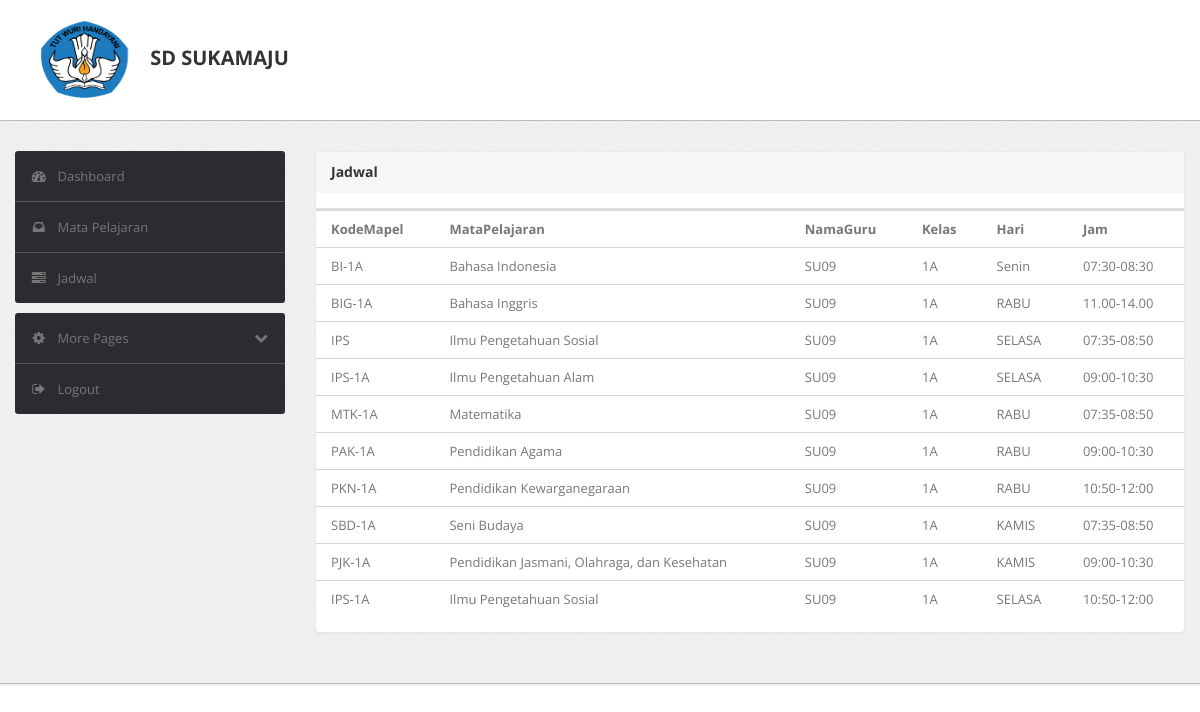
The app's page /murid/jadwal.php (signed in) with its own data.
### tables this page shows
CREATE TABLE `matapelajaran` (
  `id` int(11) NOT NULL,
  `KodeMapel` varchar(15) NOT NULL,
  `MataPelajaran` varchar(50) NOT NULL,
  `NamaGuru` varchar(50) NOT NULL,
  `Kelas` varchar(15) DEFAULT NULL,
  `Hari` varchar(7) NOT NULL,
  `Jam` varchar(13) NOT NULL
);

### murid/jadwal.php (the view, shortened to what this page needs)
<?php
require '../fungsi.php';
$datauser = $_SESSION["user"];
$kelas = $datauser["Kelas"];
$result = mysqli_query($koneksi, "SELECT * FROM matapelajaran WHERE Kelas = '$kelas' ");
?>
<!DOCTYPE html>
<html lang="en">
<head>
    <head>
        <link type="text/css" href="bootstrap/css/bootstrap.min.css" rel="stylesheet">
        <link type="text/css" href="bootstrap/css/bootstrap-responsive.min.css" rel="stylesheet">
        <link type="text/css" href="css/theme.css" rel="stylesheet">
        <link type="text/css" href="images/icons/css/font-awesome.css" rel="stylesheet">
    </head>
    <body>
        <div class="navbar navbar-fixed-top">
            <div class="navbar-inner">
                <div class="container">
                        <a class="brand" href="index.html"><img src="logo.png" style="width:130px;height:80px;">                  SD SUKAMAJU </a>
                </div>
            </div>
        </div>
        <div class="wrapper">
            <div class="container">
                <div class="row">
                    <div class="span3">
                        <div class="sidebar">
                            <ul class="widget widget-menu unstyled">
                                <li class="active"><a href="dashboardmurid.php"><i class="menu-icon icon-dashboard"></i>Dashboard
                                </a></li>
                                <li><a href="matapelajaran.php"><i class="menu-icon icon-inbox"></i>Mata Pelajaran</a></li>
                                <li><a href="jadwal.php"><i class="menu-icon icon-tasks"></i>Jadwal</a></li>
                            </ul>
                            <ul class="widget widget-menu unstyled">
                                <li><a class="collapsed" data-toggle="collapse" href="#togglePages"><i class="menu-icon icon-cog">
                                </i><i class="icon-chevron-down pull-right"></i>More Pages </a>
                                </li>
                                <li><a href="../logout.php"><i class="menu-icon icon-signout"></i>Logout </a></li>
                            </ul>
                        </div>
                    </div>
                    <div class="span9">
                        <div class="content">
                            <div class="module">
                                <div class="module-head">
                                    <h3>
                                        Jadwal</h3>
                                </div>
                                <div class="module-body table">
                                    <table cellpadding="0" cellspacing="0" border="0" class="datatable-1 table table-bordered table-striped	 display"
                                        width="100%">
                                        <table class="table">
                                <thead class="thead-dark">
                                    <thead class="thead-dark">
                                    <tr>
                                        <th>KodeMapel</th>
                                        <th>MataPelajaran</th>
                                        <th>NamaGuru</th>
                                        <th>Kelas</th>
                                        <th>Hari</th>
                                        <th>Jam</th>
                                    </tr>
                                    <?php while( $jdwal = mysqli_fetch_assoc($result) ) : ?>
                                     <tr>
                                        <td><?= $jdwal["KodeMapel"]?></td>
                                        <td><?= $jdwal["MataPelajaran"]?></td>
                                        <td><?= $jdwal["NamaGuru"]?></td>
                                        <td><?= $jdwal["Kelas"]?></td>
                                        <td><?= $jdwal["Hari"]?></td>
                                        <td><?= $jdwal["Jam"]?></td>
                                     </tr>
                            <?php endwhile;?>
                                </table>
                                </div>
                            </div>
                        </div>
                    </div>
                </div>
            </div>
        </div>
        <div class="footer">
        </div>
    </body>

### murid/css/theme.css (style rules this page uses)
body { font-size: 13px; font-family: 'Open Sans', Arial, sans-serif; background: #fff; color: #777 }
h1, h2, h3, h4, h5, h6 { color: #333; margin-top: 0 }
h3 { font-size: 20px }
.wrapper { background: url(../images/bg.png) #eee; border-bottom: 1px solid #bbb; -webkit-box-shadow: 0 1px 2px rgba(0,0,0,0.1); -moz-box-shadow: 0 1px 2px rgba(0,0,0,0.1); box-shadow: 0 1px 2px rgba(0,0,0,0.1); padding: 30px 0 }
.footer { color: #999; padding: 30px 0 60px }
body [class^="icon-"], body [class*=" icon-"] { font-size: 14px; line-height: 20px; height: 20px }
.module { background: #fff; -webkit-border-radius: 3px; -moz-border-radius: 3px; border-radius: 3px; border: 1px solid #ccc; border-bottom-color: #bbb; -webkit-box-shadow: 0 0 1px rgba(0,0,0,0.2); -moz-box-shadow: 0 0 1px rgba(0,0,0,0.2); box-shadow: 0 0 1px rgba(0,0,0,0.2); margin-bottom: 30px }
.navbar { position: static!important; margin: 0!important }
.navbar .navbar-inner { background: #fff; border-bottom: 1px solid #bbb; -webkit-box-shadow: 0 1px 2px rgba(0,0,0,0.15); -moz-box-shadow: 0 1px 2px rgba(0,0,0,0.15); box-shadow: 0 1px 2px rgba(0,0,0,0.15) }
.navbar .brand { color: #333; font-weight: bold; font-size: 20px; margin-right: 20px; padding: 20px }
.table { margin-bottom: 0 }
.table th, .table td { border-color: #d5d5d5!important }
.widget-menu { background: #fff; -webkit-border-radius: 3px; -moz-border-radius: 3px; border-radius: 3px; overflow: hidden }
.widget-menu a { color: #555; display: block; line-height: 20px; padding: 15px; text-decoration: none!important }
.widget-menu .menu-icon { margin-right: 10px; color: #767676; -webkit-transition: all .2s ease-in-out; -moz-transition: all .2s ease-in-out; transition: all .2s ease-in-out; }
.widget-menu>li+li { border-top: 1px solid #555 }
.widget-menu>li>a { background-color: #2d2b32; color: #767676; -webkit-transition: all .2s ease-in-out; -moz-transition: all .2s ease-in-out; transition: all .2s ease-in-out; }
.widget-menu>li>a .icon-chevron-down { display: none }
.widget-menu>li>a.collapsed .icon-chevron-down { display: block }
.module { box-shadow: 0 0 3px rgba(0,0,0,.1); border-color: #e9e9e9; margin-bottom: 20px; background-color: #fff; border-radius: 4px; -webkit-box-shadow: 0 1px 1px rgba(0,0,0,.05); box-shadow: 0 1px 1px rgba(0,0,0,.05); }
.module-head { color: #767676; background-color: #f6f6f6; border-color: #e9e9e9; padding: 10px 15px; border-bottom: 1px solid transparent; border-top-right-radius: 3px; border-top-left-radius: 3px; }
.module-head h3 { font-size: 14px; line-height: 20px; height: 20px; margin: 0 }
.module-body { padding: 15px }
.module-body.table { padding: 15px 0 }
.module-body.table .table th, .module-body.table .table td { padding-left: 15px; padding-right: 15px }

### records on screen
matapelajaran: KodeMapel "BI-1A", MataPelajaran "Bahasa Indonesia", NamaGuru "SU09", Kelas "1A", Hari "Senin", Jam "07:30-08:30"
matapelajaran: KodeMapel "BIG-1A", MataPelajaran "Bahasa Inggris", NamaGuru "SU09", Kelas "1A", Hari "RABU", Jam "11.00-14.00"
matapelajaran: KodeMapel "IPS", MataPelajaran "Ilmu Pengetahuan Sosial", NamaGuru "SU09", Kelas "1A", Hari "SELASA", Jam "07:35-08:50"
matapelajaran: KodeMapel "IPS-1A", MataPelajaran "Ilmu Pengetahuan Alam", NamaGuru "SU09", Kelas "1A", Hari "SELASA", Jam "09:00-10:30"
matapelajaran: KodeMapel "MTK-1A", MataPelajaran "Matematika", NamaGuru "SU09", Kelas "1A", Hari "RABU", Jam "07:35-08:50"
matapelajaran: KodeMapel "PAK-1A", MataPelajaran "Pendidikan Agama", NamaGuru "SU09", Kelas "1A", Hari "RABU", Jam "09:00-10:30"
matapelajaran: KodeMapel "PKN-1A", MataPelajaran "Pendidikan Kewarganegaraan", NamaGuru "SU09", Kelas "1A", Hari "RABU", Jam "10:50-12:00"
matapelajaran: KodeMapel "SBD-1A", MataPelajaran "Seni Budaya", NamaGuru "SU09", Kelas "1A", Hari "KAMIS", Jam "07:35-08:50"
matapelajaran: KodeMapel "PJK-1A", MataPelajaran "Pendidikan Jasmani, Olahraga, dan Kesehatan", NamaGuru "SU09", Kelas "1A", Hari "KAMIS", Jam "09:00-10:30"
matapelajaran: KodeMapel "IPS-1A", MataPelajaran "Ilmu Pengetahuan Sosial", NamaGuru "SU09", Kelas "1A", Hari "SELASA", Jam "10:50-12:00"
